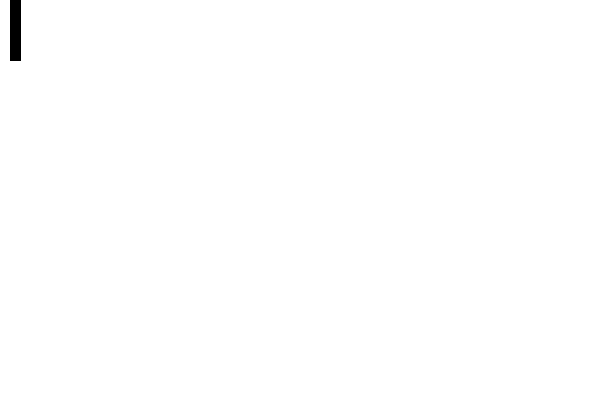
Frame 1 (no input)
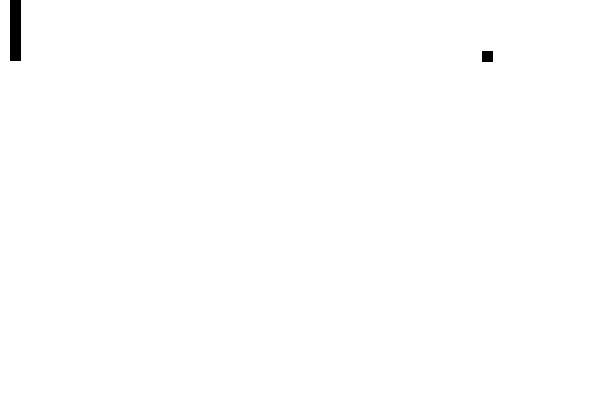
Frame 60 (the mouse pressed at the canvas centre just before this capture)
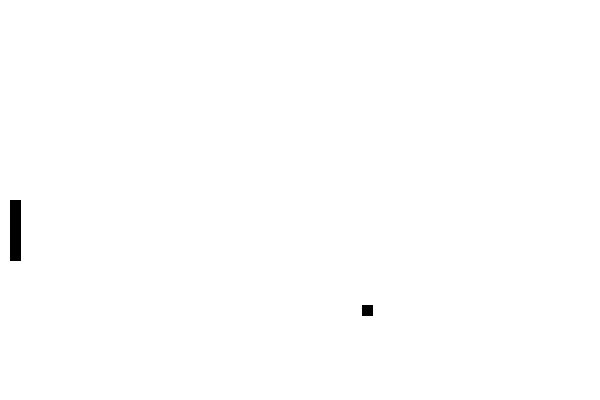
Frame 120 (the mouse held since frame 60 and released just before this capture)

The Processing sketch that drew these frames (run headless with seeded random() and noise(); from frame 60 on, the mouse is pressed at the canvas centre):

// Processing sketch: processing_53042
// ── processing_53042.pde

float ballx = 600.10;
float bally = 200.0;
float angle = random(1,6);
float speed = 2.0;
int bswitch = 0;
int direction = 1; //1 represents down to up, 0 is up to down
float bgr = 255;
float bgg = 255;
float bgb = 255;
float or = 0;
float og = 0;
float ob = 0;


void setup() {
  size(600,400);
  stroke(0);
  frameRate(60);
}
void draw() {
  background(bgr,bgg,bgb);
  fill(or,og,ob);
  
  //Draw the ball which bounces off paddle and walls
  rect(ballx,bally,10,10);
  //Draw the Paddle which follows mouse vertically
  rect(10,mouseY,10,60);
  
  //bswitch 0 means going up and left
  if (bswitch == 0) {
    bally = bally - angle;
    ballx = ballx - speed;
  }
  //bswitch 1 means going down and left
  else if (bswitch == 1) {
    bally = bally + angle;
    ballx = ballx - speed;
  }
  //bswitch 2 means it has hit the paddle and is going down right
  else if (bswitch == 2) {
    bally = bally + angle;
    ballx = ballx + speed;
  }
  //bswitch 3 means it has hit the paddle and is going up right
  else if (bswitch == 3) {
    bally = bally - angle;
    ballx = ballx + speed;
  }
  
  
  
  //ball hits top of screen while bswitch is 0(moving left),go down and left
  if (bally < 2 && bswitch == 0) {
    bswitch = 1;
  }
  //Ball hits top of screen while bswitch is 3(moving right), go up and right
  if (bally < 2 && bswitch == 3) {
    bswitch = 2;
  }
 
 //ball hits bottom of screen while bswitch is 1(moving left), go up and left
 if (bally > 390 && bswitch == 1) {
   bswitch = 0;
 }
 //ball hits bottom of screen while bswitch is 2(moving right), go up and right
 if (bally > 390 && bswitch == 2) {
   bswitch = 3;
 }
 
 //If ball hits paddle while bswitch is 1, it will go down and right
 if (bally > mouseY-10 && bally < mouseY+60 && ballx < 24 && ballx > 16 && bswitch == 1) {
   angle = random(1,5);
   or = random(1,255);
   og = random(1,255);
   ob = random(1,200);
   bswitch = 2;
 }
 
 //If ball hits paddle while bswitch is 0, it will go up and right
 if (bally > mouseY-10 && bally < mouseY+60 && ballx < 24 && ballx > 16 && bswitch == 0) {
   angle = random(1,5);
   or = random(1,255);
   og = random(1,255);
   ob = random(1,200);
   bswitch = 3; 
 }
 
 //Ball hits right border while bswitch is 2, will go down left
 if (ballx > 590 && bswitch == 2) {
   angle = random(1,5);
   speed = speed + 0.5;
   bgr = random(1,255);
   bgg = random(1,255);
   bgb = random(1,255);
   bswitch = 1;
 }
 
 //Ball hits right border while bswitch is 3, will go up left
 if (ballx > 590 && bswitch == 3) {
   angle = random(1,5);
   speed = speed + 0.5;
   bgr = random(1,255);
   bgg = random(1,255);
   bgb = random(1,255);
   bswitch = 0;
 }
}
 

 
  
